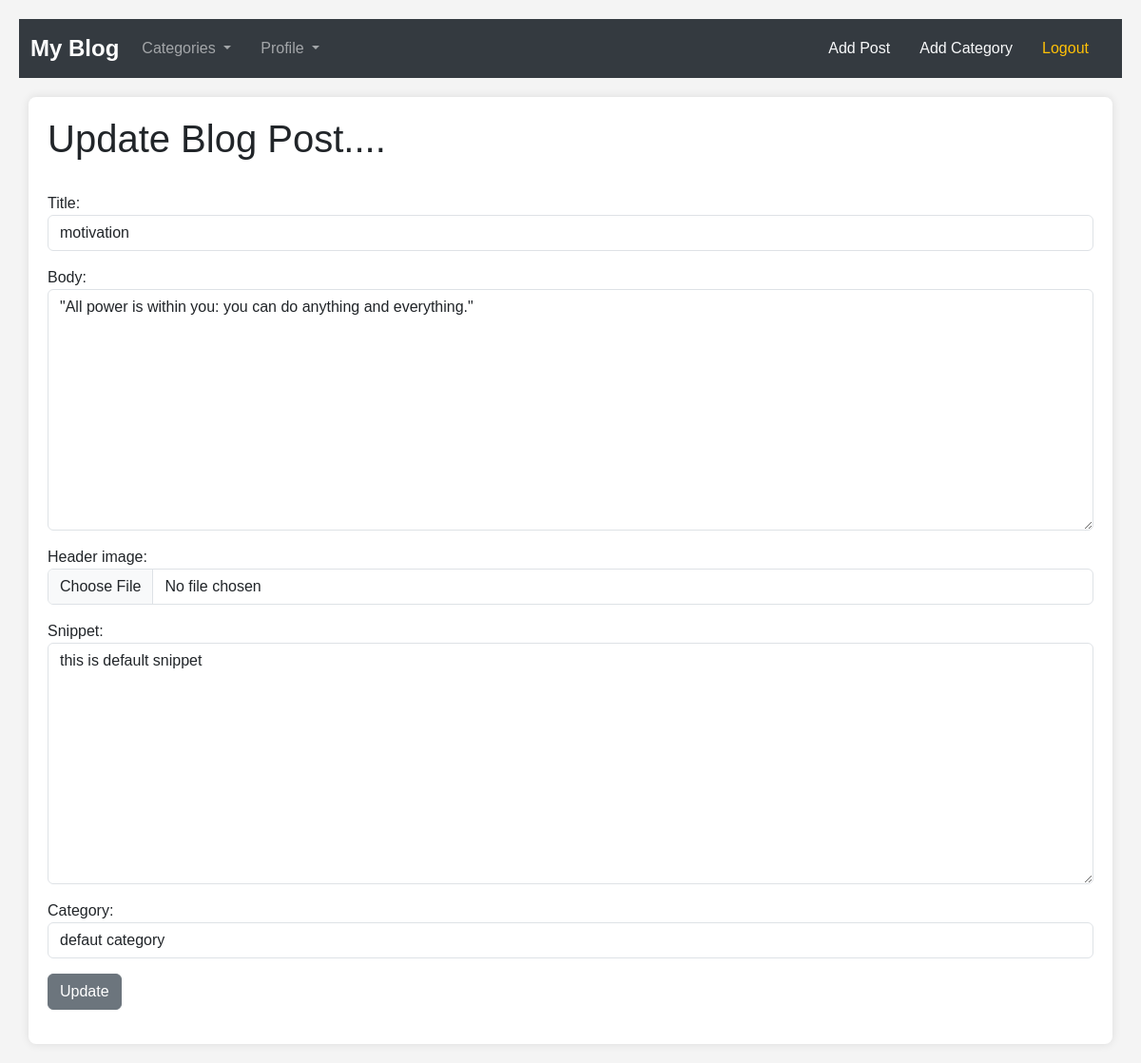
Before: /article/7/update/ (signed in) with the older database file.
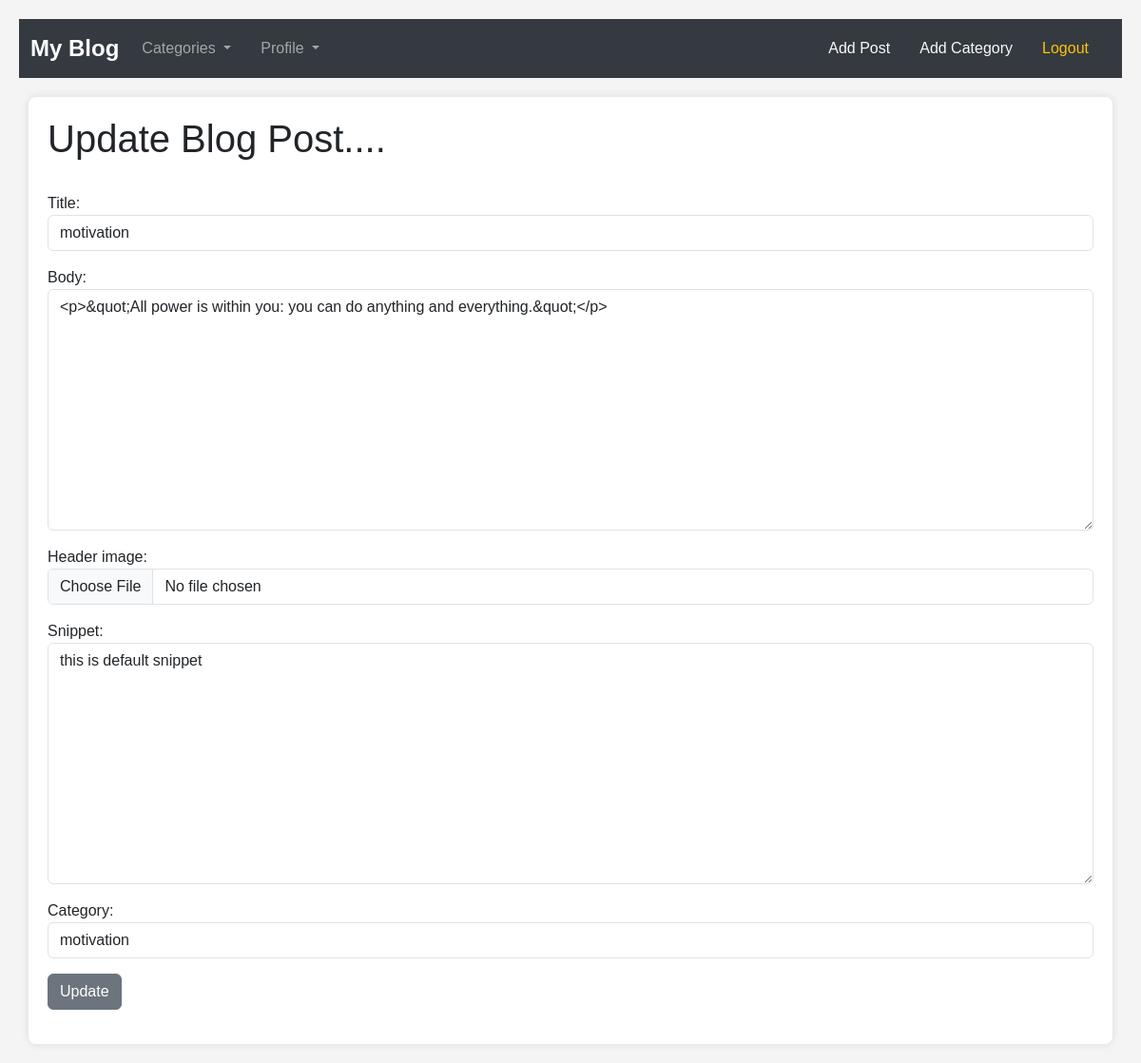
After: the same page with the newer database file.
### theblog/models.py (models this page shows, shortened)
class Post(models.Model):
    title = models.CharField(max_length=255)
    header_image = models.ImageField(null=True,blank=True,upload_to="images/")
    author = models.ForeignKey(User, on_delete=models.CASCADE)
    category = models.CharField(max_length=255,default="defaut category")
    body = RichTextField(blank=True,null=True)
    snippet = models.CharField(max_length=255,default="this is default snippet")
    post_date = models.DateTimeField(auto_now_add=True)
    likes = models.ManyToManyField(User,related_name='blog_posts')

### theblog/views.py (the view)
# urls.py: path('article/<int:pk>/update/',UpdatePostView.as_view(),name="update_post"),
class UpdatePostView(UpdateView):
    model = Post
    form_class = UpdateForm
    template_name = "Update_post.html"
    def get_context_data(self, *args,**kwargs) :
        cat_menu = Category.objects.all()
        context = super().get_context_data(*args,**kwargs)
        context["cat_menu"] = cat_menu
        return context

### theblog/forms.py
class UpdateForm(forms.ModelForm):
    class Meta:
        model = Post
        fields = ('title','body','header_image','snippet','category')
        widgets = {
            'title' : forms.TextInput(attrs={'class':'form-control',}),
            'body' : forms.Textarea(attrs={'class':'form-control',}),
            'category' : forms.Select(choices=choice_list,attrs={'class':'form-control',}),
            'snippet' : forms.Textarea(attrs={'class':'form-control',}),
            'header_image': forms.FileInput(attrs={'class': 'form-control'}),
        }

### theblog/models.py (called while the page is built)
    def __str__(self):
        return self.name

### theblog/templates/Update_post.html (shortened to what this page needs)
{% extends "base.html" %}
{%block content%}
<h1>Update Blog Post....</h1>
<br>
{%if user.is_authenticated%}
{%if post.author.id == user.id %}
<div class="mb-3">
  <form method="POST" enctype="multipart/form-data">
      {{form.as_p}}
      <button  class="btn btn-secondary">Update</button>
  </div>
  {%else%}
  <h4>you should not be here and you know it !!!!</h4>
  {%endif%}
  {%else%}
  <h4>you should not be here and you know it !!!!</h4>
  {%endif%}
{%endblock content%}

Changed rows visible on the page:
changed Post "motivation": body "\"All power is within you: you can do anything and everything.\"" → "<p>&quot;All power is within you: you can do anything and everything.&quot;</p>"; category "defaut category" → "motivation"
